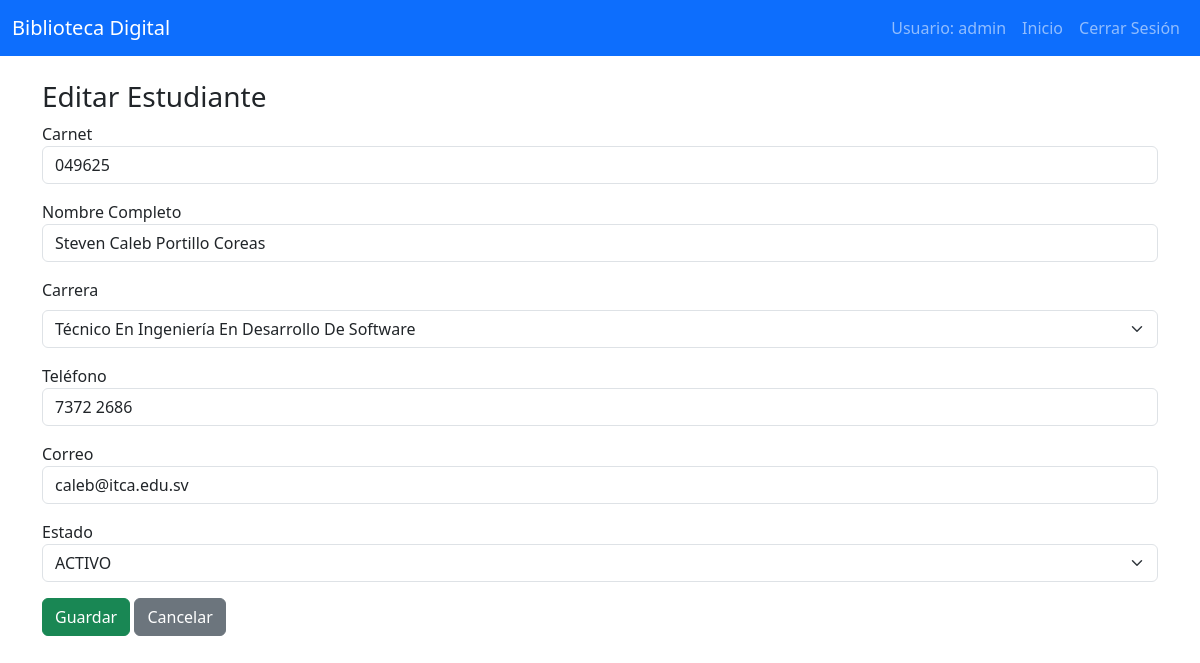
The app's page /views/Estudiante/estudiante_form.php?id=1 (signed in) with its own data.
### tables this page shows
CREATE TABLE `estudiantes` (
  `id_estudiante` int(11) NOT NULL,
  `carnet` varchar(20) NOT NULL,
  `nombre_completo` varchar(150) NOT NULL,
  `carrera` varchar(100) NOT NULL,
  `telefono` varchar(20) DEFAULT NULL,
  `correo` varchar(100) DEFAULT NULL,
  `estado` enum('ACTIVO','INACTIVO') DEFAULT 'ACTIVO'
);

### models/Estudiante.php (called while the page is built, shortened)
<?php
class Estudiante {
    private $conn;
    private $table_name = "estudiantes";
    public function __construct($db){
        $this->conn = $db;
    }
    public function buscarEstudiante($id){
        $query = "SELECT * FROM " . $this->table_name . " WHERE id_estudiante = :id";
        $stmt = $this->conn->prepare($query);
        $stmt->bindParam(":id", $id, PDO::PARAM_INT);
        $stmt->execute();
        return $stmt->fetch(PDO::FETCH_ASSOC);
    }
}
?>

### views/Estudiante/estudiante_form.php (the view, shortened to what this page needs)
<?php
require_once __DIR__ . "/../../includes/auth.php";
require_once __DIR__ . "/../../models/Estudiante.php";
$estudianteObj = new Estudiante($GLOBALS['db']);
$estudiante = null;
if(isset($_GET['id'])){
    $estudiante = $estudianteObj->buscarEstudiante($_GET['id']);
}
?>
<!DOCTYPE html>
<html lang="es">
<head>
    <link href="../../assets/bootstrap/css/bootstrap.min.css" rel="stylesheet">
</head>
<body>
<nav class="navbar navbar-expand-lg navbar-dark bg-primary">
  <div class="container-fluid">
    <a class="navbar-brand" href="#">Biblioteca Digital</a>
    <div class="collapse navbar-collapse">
      <ul class="navbar-nav ms-auto">
        <li class="nav-item"><span class="nav-link">Usuario: <?php echo $_SESSION['usuario']; ?></span></li>
        <li class="nav-item"><a class="nav-link" href="../dashboard.php">Inicio</a></li>
        <li class="nav-item"><a class="nav-link" href="../../logout.php">Cerrar Sesión</a></li>
      </ul>
    </div>
  </div>
</nav>
<div class="container mt-4">
    <h3><?php echo $estudiante ? "Editar Estudiante" : "Nuevo Estudiante"; ?></h3>
    <form action="../../controllers/EstudianteController.php" method="POST">
        <div class="mb-3">
            <label>Carnet</label>
            <input type="text" name="carnet" class="form-control" required value="<?php echo $estudiante['carnet'] ?? ''; ?>">
        </div>
        <div class="mb-3">
            <label>Nombre Completo</label>
            <input type="text" name="nombre_completo" class="form-control" required value="<?php echo $estudiante['nombre_completo'] ?? ''; ?>">
        </div>
        <div class="mb-3">
            <label for="carrera" class="form-label">Carrera</label>
            <select name="carrera" class="form-select" required>
                <option value="Técnico En Ingeniería En Desarrollo De Software" <?php echo ($estudiante && $estudiante['carrera']=='Técnico En Ingeniería En Desarrollo De Software')?'selected':''; ?>>Técnico En Ingeniería En Desarrollo De Software</option>
            </select>
        </div>
        <div class="mb-3">
            <label>Teléfono</label>
            <input type="text" name="telefono" class="form-control" value="<?php echo $estudiante['telefono'] ?? ''; ?>">
        </div>
        <div class="mb-3">
            <label>Correo</label>
            <input type="email" name="correo" class="form-control" required value="<?php echo $estudiante['correo'] ?? ''; ?>">
        </div>
        <div class="mb-3">
            <label>Estado</label>
            <select name="estado" class="form-select">
                <option value="ACTIVO" <?php echo ($estudiante && $estudiante['estado']=='ACTIVO')?'selected':''; ?>>ACTIVO</option>
            </select>
        </div>
        <button type="submit" name="guardar" class="btn btn-success">Guardar</button>
        <a href="estudiantes.php" class="btn btn-secondary">Cancelar</a>
    </form>
</div>
</body>
</html>

### records on screen
estudiantes: carnet "049625", nombre_completo "Steven Caleb Portillo Coreas", carrera "Técnico En Ingeniería En Desarrollo De Software", telefono "7372 2686", correo "caleb@itca.edu.sv", estado "ACTIVO"

### other values on screen
$_SESSION['usuario'] "admin"
